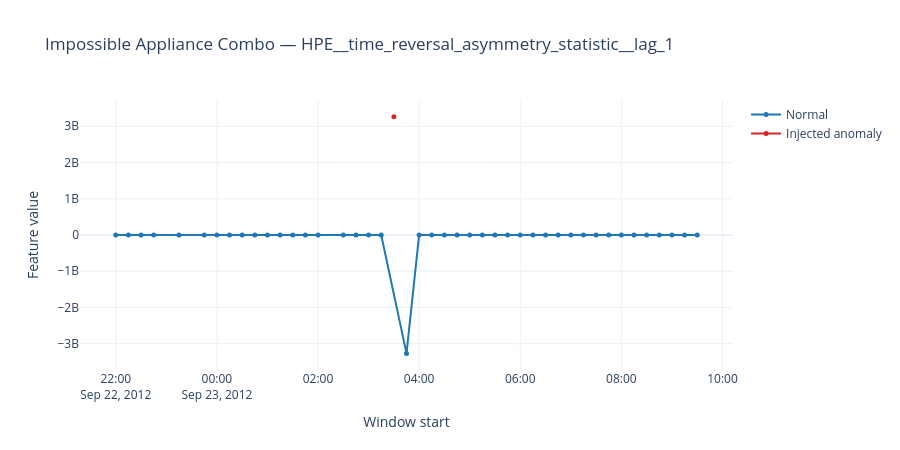
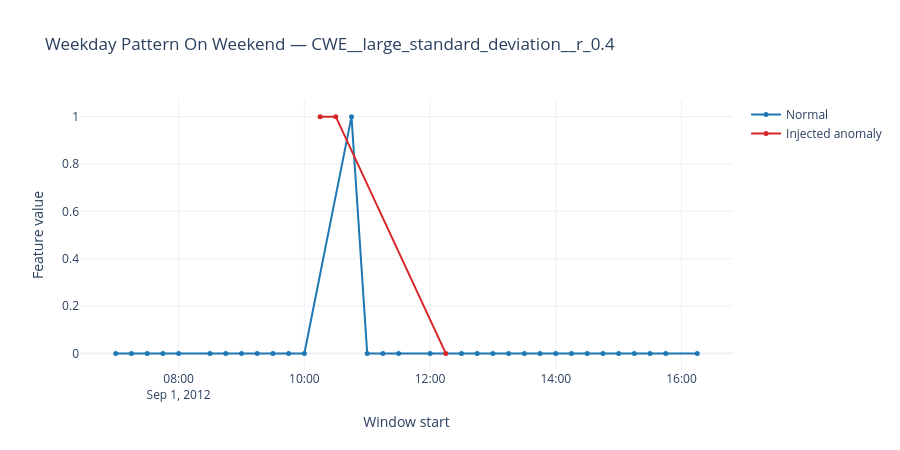
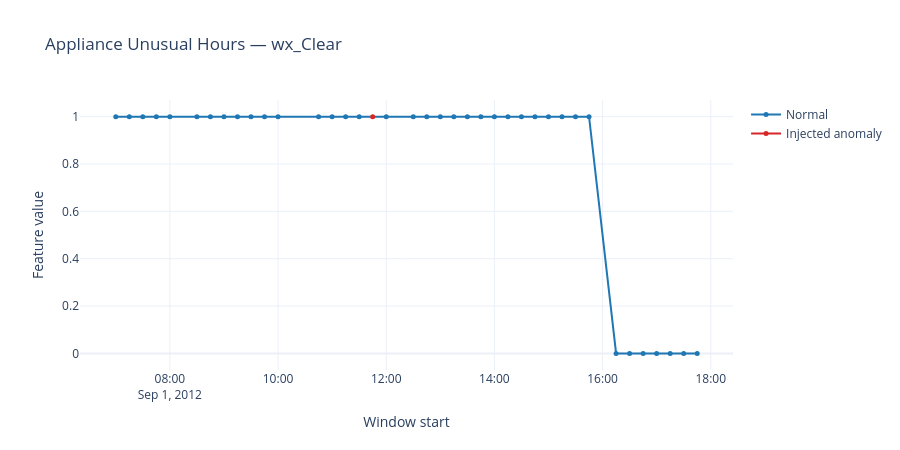
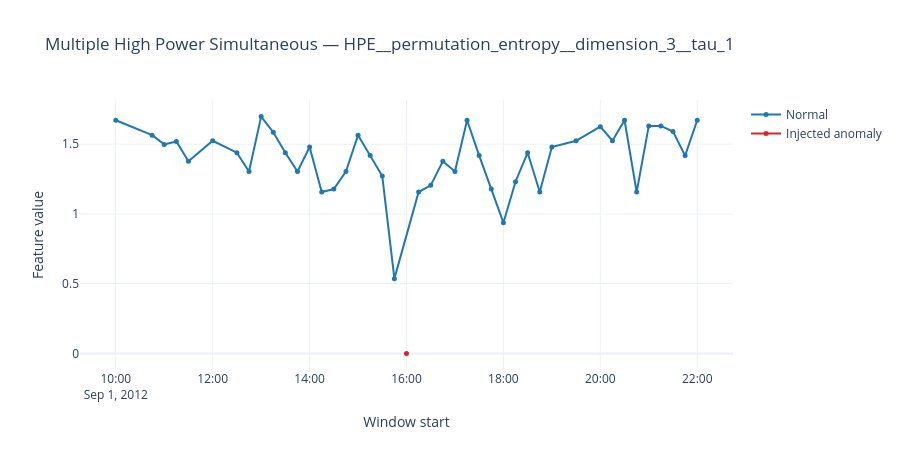

Notebook source saved alongside these figures, in order:
### Code cell
FEATURE_COLORS = {'Normal': '#1f77b4', 'Injected anomaly': '#d62728'}

def most_distinct_feature(anomaly_type):
    normal = feature_data.loc[feature_data['anomaly_type'].eq('normal'), feature_columns]
    anomalous = feature_data.loc[feature_data['anomaly_type'].eq(anomaly_type), feature_columns]
    normal_median = normal.median()
    normal_std = normal.std().replace(0, np.nan)
    separation = (anomalous.median() - normal_median).abs() / normal_std
    return separation.replace([np.inf, -np.inf], np.nan).idxmax()

def plot_feature_anomaly(anomaly_type, context_windows=24):
    feature = most_distinct_feature(anomaly_type)
    normal_median = feature_data.loc[feature_data['anomaly_type'].eq('normal'), feature].median()
    anomalous = feature_data.loc[feature_data['anomaly_type'].eq(anomaly_type)].copy()
    event_time = anomalous.loc[(anomalous[feature] - normal_median).abs().idxmax(), 'window_id']
    start = event_time - pd.Timedelta(minutes=15 * context_windows)
    end = event_time + pd.Timedelta(minutes=15 * context_windows)
    chart_data = feature_data.loc[
        feature_data['window_id'].between(start, end) & feature_data['anomaly_type'].isin(['normal', anomaly_type]),
        ['window_id', feature, 'anomaly_type']
    ].copy()
    chart_data['class'] = np.where(chart_data['anomaly_type'].eq('normal'), 'Normal', 'Injected anomaly')

    fig = px.line(
        chart_data, x='window_id', y=feature, color='class', markers=True,
        color_discrete_map=FEATURE_COLORS,
        category_orders={'class': ['Normal', 'Injected anomaly']},
        title=f'{anomaly_type.replace("_", " ").title()} — {feature}',
        labels={'window_id': 'Window start', feature: 'Feature value', 'class': ''},
        hover_data={'anomaly_type': True}
    )
    fig.update_traces(marker={'size': 5}, line={'width': 2})
    fig.update_layout(template='plotly_white', height=450)
    fig.show()

for anomaly_type in feature_data.loc[feature_data['anomaly_type'].ne('normal'), 'anomaly_type'].unique():
    plot_feature_anomaly(anomaly_type)

### Figure 1 — Plotly figure (JSON) as saved in the notebook; plotly's stock layout.template omitted (floating-point values rounded to 4 significant figures)
{"data": [{"customdata": [["normal"], ["normal"], ["normal"], ["normal"], ["normal"], ["normal"], ["normal"], ["normal"], ["normal"], ["normal"], ["normal"], ["normal"], ["normal"], ["normal"], ["normal"], ["normal"], ["normal"], ["normal"], ["normal"], ["normal"], ["normal"], ["normal"], ["normal"], ["normal"], ["normal"], ["normal"], ["normal"], ["normal"], ["normal"], ["normal"], ["normal"], ["normal"], ["normal"], ["normal"], ["normal"], ["normal"], ["normal"], ["normal"], ["normal"], ["normal"], ["normal"], ["normal"], ["normal"]], "hovertemplate": "=Normal<br>Window start=%{x}<br>Feature value=%{y}<br>anomaly_type=%{customdata[0]}<extra></extra>", "legendgroup": "Normal", "line": {"color": "#1f77b4", "dash": "solid", "width": 2}, "marker": {"size": 5, "symbol": "circle"}, "mode": "lines+markers", "name": "Normal", "orientation": "v", "showlegend": true, "type": "scatter", "x": ["2012-09-22T22:00:00.000000", "2012-09-22T22:15:00.000000", "2012-09-22T22:30:00.000000", "2012-09-22T22:45:00.000000", "2012-09-22T23:15:00.000000", "2012-09-22T23:45:00.000000", "2012-09-23T00:00:00.000000", "2012-09-23T00:15:00.000000", "2012-09-23T00:30:00.000000", "2012-09-23T00:45:00.000000", "2012-09-23T01:00:00.000000", "2012-09-23T01:15:00.000000", "2012-09-23T01:30:00.000000", "2012-09-23T01:45:00.000000", "2012-09-23T02:00:00.000000", "2012-09-23T02:30:00.000000", "2012-09-23T02:45:00.000000", "2012-09-23T03:00:00.000000", "2012-09-23T03:15:00.000000", "2012-09-23T03:45:00.000000", "2012-09-23T04:00:00.000000", "2012-09-23T04:15:00.000000", "2012-09-23T04:30:00.000000", "2012-09-23T04:45:00.000000", "2012-09-23T05:00:00.000000", "2012-09-23T05:15:00.000000", "2012-09-23T05:30:00.000000", "2012-09-23T05:45:00.000000", "2012-09-23T06:00:00.000000", "2012-09-23T06:15:00.000000", "2012-09-23T06:30:00.000000", "2012-09-23T06:45:00.000000", "2012-09-23T07:00:00.000000", "2012-09-23T07:15:00.000000", "2012-09-23T07:30:00.000000", "2012-09-23T07:45:00.000000", "2012-09-23T08:00:00.000000", "2012-09-23T08:15:00.000000", "2012-09-23T08:30:00.000000", "2012-09-23T08:45:00.000000", "2012-09-23T09:00:00.000000", "2012-09-23T09:15:00.000000", "2012-09-23T09:30:00.000000"], "xaxis": "x", "y": [219.2, 219.2, 213.5, -213.3, 0.07692, -26610.0, -213.2, -421.1, 213.5, 207.6, -820.0, 0.07692, 219.4, 0.0, 213.4, -398.6, 421.1, 623.2, 0.0, -3268000000.0, -226.5, 0.1538, -659.2, -213.3, 213.5, 213.5, -432.7, 207.7, 0.0, -219.2, 219.2, 432.6, 225.1, -225.1, 224.9, -218.8, 456.0, -226.4, 0.0, -0.07692, -0.4615, 0.0, 0.0], "yaxis": "y"}, {"customdata": [["impossible_appliance_combo"]], "hovertemplate": "=Injected anomaly<br>Window start=%{x}<br>Feature value=%{y}<br>anomaly_type=%{customdata[0]}<extra></extra>", "legendgroup": "Injected anomaly", "line": {"color": "#d62728", "dash": "solid", "width": 2}, "marker": {"size": 5, "symbol": "circle"}, "mode": "lines+markers", "name": "Injected anomaly", "orientation": "v", "showlegend": true, "type": "scatter", "x": ["2012-09-23T03:30:00.000000"], "xaxis": "x", "y": [3267000000.0], "yaxis": "y"}], "layout": {"height": 450, "legend": {"title": {"text": ""}, "tracegroupgap": 0}, "title": {"text": "Impossible Appliance Combo — HPE__time_reversal_asymmetry_statistic__lag_1"}, "xaxis": {"anchor": "y", "domain": [0, 1], "title": {"text": "Window start"}}, "yaxis": {"anchor": "x", "domain": [0, 1], "title": {"text": "Feature value"}}}}

### Figure 2 — Plotly figure (JSON) as saved in the notebook; plotly's stock layout.template omitted (floating-point values rounded to 4 significant figures)
{"data": [{"customdata": [["normal"], ["normal"], ["normal"], ["normal"], ["normal"], ["normal"], ["normal"], ["normal"], ["normal"], ["normal"], ["normal"], ["normal"], ["normal"], ["normal"], ["normal"], ["normal"], ["normal"], ["normal"], ["normal"], ["normal"], ["normal"], ["normal"], ["normal"], ["normal"], ["normal"], ["normal"], ["normal"], ["normal"], ["normal"], ["normal"], ["normal"], ["normal"]], "hovertemplate": "=Normal<br>Window start=%{x}<br>Feature value=%{y}<br>anomaly_type=%{customdata[0]}<extra></extra>", "legendgroup": "Normal", "line": {"color": "#1f77b4", "dash": "solid", "width": 2}, "marker": {"size": 5, "symbol": "circle"}, "mode": "lines+markers", "name": "Normal", "orientation": "v", "showlegend": true, "type": "scatter", "x": ["2012-09-01T07:00:00.000000", "2012-09-01T07:15:00.000000", "2012-09-01T07:30:00.000000", "2012-09-01T07:45:00.000000", "2012-09-01T08:00:00.000000", "2012-09-01T08:30:00.000000", "2012-09-01T08:45:00.000000", "2012-09-01T09:00:00.000000", "2012-09-01T09:15:00.000000", "2012-09-01T09:30:00.000000", "2012-09-01T09:45:00.000000", "2012-09-01T10:00:00.000000", "2012-09-01T10:45:00.000000", "2012-09-01T11:00:00.000000", "2012-09-01T11:15:00.000000", "2012-09-01T11:30:00.000000", "2012-09-01T12:00:00.000000", "2012-09-01T12:30:00.000000", "2012-09-01T12:45:00.000000", "2012-09-01T13:00:00.000000", "2012-09-01T13:15:00.000000", "2012-09-01T13:30:00.000000", "2012-09-01T13:45:00.000000", "2012-09-01T14:00:00.000000", "2012-09-01T14:15:00.000000", "2012-09-01T14:30:00.000000", "2012-09-01T14:45:00.000000", "2012-09-01T15:00:00.000000", "2012-09-01T15:15:00.000000", "2012-09-01T15:30:00.000000", "2012-09-01T15:45:00.000000", "2012-09-01T16:15:00.000000"], "xaxis": "x", "y": [0.0, 0.0, 0.0, 0.0, 0.0, 0.0, 0.0, 0.0, 0.0, 0.0, 0.0, 0.0, 1.0, 0.0, 0.0, 0.0, 0.0, 0.0, 0.0, 0.0, 0.0, 0.0, 0.0, 0.0, 0.0, 0.0, 0.0, 0.0, 0.0, 0.0, 0.0, 0.0], "yaxis": "y"}, {"customdata": [["weekday_pattern_on_weekend"], ["weekday_pattern_on_weekend"], ["weekday_pattern_on_weekend"]], "hovertemplate": "=Injected anomaly<br>Window start=%{x}<br>Feature value=%{y}<br>anomaly_type=%{customdata[0]}<extra></extra>", "legendgroup": "Injected anomaly", "line": {"color": "#d62728", "dash": "solid", "width": 2}, "marker": {"size": 5, "symbol": "circle"}, "mode": "lines+markers", "name": "Injected anomaly", "orientation": "v", "showlegend": true, "type": "scatter", "x": ["2012-09-01T10:15:00.000000", "2012-09-01T10:30:00.000000", "2012-09-01T12:15:00.000000"], "xaxis": "x", "y": [1.0, 1.0, 0.0], "yaxis": "y"}], "layout": {"height": 450, "legend": {"title": {"text": ""}, "tracegroupgap": 0}, "title": {"text": "Weekday Pattern On Weekend — CWE__large_standard_deviation__r_0.4"}, "xaxis": {"anchor": "y", "domain": [0, 1], "title": {"text": "Window start"}}, "yaxis": {"anchor": "x", "domain": [0, 1], "title": {"text": "Feature value"}}}}

### Figure 3 — Plotly figure (JSON) as saved in the notebook; plotly's stock layout.template omitted (floating-point values rounded to 4 significant figures)
{"data": [{"customdata": [["normal"], ["normal"], ["normal"], ["normal"], ["normal"], ["normal"], ["normal"], ["normal"], ["normal"], ["normal"], ["normal"], ["normal"], ["normal"], ["normal"], ["normal"], ["normal"], ["normal"], ["normal"], ["normal"], ["normal"], ["normal"], ["normal"], ["normal"], ["normal"], ["normal"], ["normal"], ["normal"], ["normal"], ["normal"], ["normal"], ["normal"], ["normal"], ["normal"], ["normal"], ["normal"], ["normal"], ["normal"], ["normal"]], "hovertemplate": "=Normal<br>Window start=%{x}<br>Feature value=%{y}<br>anomaly_type=%{customdata[0]}<extra></extra>", "legendgroup": "Normal", "line": {"color": "#1f77b4", "dash": "solid", "width": 2}, "marker": {"size": 5, "symbol": "circle"}, "mode": "lines+markers", "name": "Normal", "orientation": "v", "showlegend": true, "type": "scatter", "x": ["2012-09-01T07:00:00.000000", "2012-09-01T07:15:00.000000", "2012-09-01T07:30:00.000000", "2012-09-01T07:45:00.000000", "2012-09-01T08:00:00.000000", "2012-09-01T08:30:00.000000", "2012-09-01T08:45:00.000000", "2012-09-01T09:00:00.000000", "2012-09-01T09:15:00.000000", "2012-09-01T09:30:00.000000", "2012-09-01T09:45:00.000000", "2012-09-01T10:00:00.000000", "2012-09-01T10:45:00.000000", "2012-09-01T11:00:00.000000", "2012-09-01T11:15:00.000000", "2012-09-01T11:30:00.000000", "2012-09-01T12:00:00.000000", "2012-09-01T12:30:00.000000", "2012-09-01T12:45:00.000000", "2012-09-01T13:00:00.000000", "2012-09-01T13:15:00.000000", "2012-09-01T13:30:00.000000", "2012-09-01T13:45:00.000000", "2012-09-01T14:00:00.000000", "2012-09-01T14:15:00.000000", "2012-09-01T14:30:00.000000", "2012-09-01T14:45:00.000000", "2012-09-01T15:00:00.000000", "2012-09-01T15:15:00.000000", "2012-09-01T15:30:00.000000", "2012-09-01T15:45:00.000000", "2012-09-01T16:15:00.000000", "2012-09-01T16:30:00.000000", "2012-09-01T16:45:00.000000", "2012-09-01T17:00:00.000000", "2012-09-01T17:15:00.000000", "2012-09-01T17:30:00.000000", "2012-09-01T17:45:00.000000"], "xaxis": "x", "y": [1.0, 1.0, 1.0, 1.0, 1.0, 1.0, 1.0, 1.0, 1.0, 1.0, 1.0, 1.0, 1.0, 1.0, 1.0, 1.0, 1.0, 1.0, 1.0, 1.0, 1.0, 1.0, 1.0, 1.0, 1.0, 1.0, 1.0, 1.0, 1.0, 1.0, 1.0, 0.0, 0.0, 0.0, 0.0, 0.0, 0.0, 0.0], "yaxis": "y"}, {"customdata": [["appliance_unusual_hours"]], "hovertemplate": "=Injected anomaly<br>Window start=%{x}<br>Feature value=%{y}<br>anomaly_type=%{customdata[0]}<extra></extra>", "legendgroup": "Injected anomaly", "line": {"color": "#d62728", "dash": "solid", "width": 2}, "marker": {"size": 5, "symbol": "circle"}, "mode": "lines+markers", "name": "Injected anomaly", "orientation": "v", "showlegend": true, "type": "scatter", "x": ["2012-09-01T11:45:00.000000"], "xaxis": "x", "y": [1.0], "yaxis": "y"}], "layout": {"height": 450, "legend": {"title": {"text": ""}, "tracegroupgap": 0}, "title": {"text": "Appliance Unusual Hours — wx_Clear"}, "xaxis": {"anchor": "y", "domain": [0, 1], "title": {"text": "Window start"}}, "yaxis": {"anchor": "x", "domain": [0, 1], "title": {"text": "Feature value"}}}}

### Figure 4 — Plotly figure (JSON) as saved in the notebook; plotly's stock layout.template omitted (floating-point values rounded to 4 significant figures)
{"data": [{"customdata": [["normal"], ["normal"], ["normal"], ["normal"], ["normal"], ["normal"], ["normal"], ["normal"], ["normal"], ["normal"], ["normal"], ["normal"], ["normal"], ["normal"], ["normal"], ["normal"], ["normal"], ["normal"], ["normal"], ["normal"], ["normal"], ["normal"], ["normal"], ["normal"], ["normal"], ["normal"], ["normal"], ["normal"], ["normal"], ["normal"], ["normal"], ["normal"], ["normal"], ["normal"], ["normal"], ["normal"], ["normal"], ["normal"], ["normal"], ["normal"], ["normal"], ["normal"]], "hovertemplate": "=Normal<br>Window start=%{x}<br>Feature value=%{y}<br>anomaly_type=%{customdata[0]}<extra></extra>", "legendgroup": "Normal", "line": {"color": "#1f77b4", "dash": "solid", "width": 2}, "marker": {"size": 5, "symbol": "circle"}, "mode": "lines+markers", "name": "Normal", "orientation": "v", "showlegend": true, "type": "scatter", "x": ["2012-09-01T10:00:00.000000", "2012-09-01T10:45:00.000000", "2012-09-01T11:00:00.000000", "2012-09-01T11:15:00.000000", "2012-09-01T11:30:00.000000", "2012-09-01T12:00:00.000000", "2012-09-01T12:30:00.000000", "2012-09-01T12:45:00.000000", "2012-09-01T13:00:00.000000", "2012-09-01T13:15:00.000000", "2012-09-01T13:30:00.000000", "2012-09-01T13:45:00.000000", "2012-09-01T14:00:00.000000", "2012-09-01T14:15:00.000000", "2012-09-01T14:30:00.000000", "2012-09-01T14:45:00.000000", "2012-09-01T15:00:00.000000", "2012-09-01T15:15:00.000000", "2012-09-01T15:30:00.000000", "2012-09-01T15:45:00.000000", "2012-09-01T16:15:00.000000", "2012-09-01T16:30:00.000000", "2012-09-01T16:45:00.000000", "2012-09-01T17:00:00.000000", "2012-09-01T17:15:00.000000", "2012-09-01T17:30:00.000000", "2012-09-01T17:45:00.000000", "2012-09-01T18:00:00.000000", "2012-09-01T18:15:00.000000", "2012-09-01T18:30:00.000000", "2012-09-01T18:45:00.000000", "2012-09-01T19:00:00.000000", "2012-09-01T19:30:00.000000", "2012-09-01T20:00:00.000000", "2012-09-01T20:15:00.000000", "2012-09-01T20:30:00.000000", "2012-09-01T20:45:00.000000", "2012-09-01T21:00:00.000000", "2012-09-01T21:15:00.000000", "2012-09-01T21:30:00.000000", "2012-09-01T21:45:00.000000", "2012-09-01T22:00:00.000000"], "xaxis": "x", "y": [1.672, 1.565, 1.499, 1.519, 1.378, 1.525, 1.439, 1.304, 1.698, 1.586, 1.439, 1.304, 1.479, 1.157, 1.179, 1.304, 1.565, 1.418, 1.271, 0.536, 1.157, 1.205, 1.378, 1.304, 1.672, 1.418, 1.179, 0.9372, 1.231, 1.439, 1.157, 1.479, 1.525, 1.626, 1.525, 1.672, 1.157, 1.631, 1.631, 1.591, 1.418, 1.672], "yaxis": "y"}, {"customdata": [["multiple_high_power_simultaneous"]], "hovertemplate": "=Injected anomaly<br>Window start=%{x}<br>Feature value=%{y}<br>anomaly_type=%{customdata[0]}<extra></extra>", "legendgroup": "Injected anomaly", "line": {"color": "#d62728", "dash": "solid", "width": 2}, "marker": {"size": 5, "symbol": "circle"}, "mode": "lines+markers", "name": "Injected anomaly", "orientation": "v", "showlegend": true, "type": "scatter", "x": ["2012-09-01T16:00:00.000000"], "xaxis": "x", "y": [-0.0], "yaxis": "y"}], "layout": {"height": 450, "legend": {"title": {"text": ""}, "tracegroupgap": 0}, "title": {"text": "Multiple High Power Simultaneous — HPE__permutation_entropy__dimension_3__tau_1"}, "xaxis": {"anchor": "y", "domain": [0, 1], "title": {"text": "Window start"}}, "yaxis": {"anchor": "x", "domain": [0, 1], "title": {"text": "Feature value"}}}}
